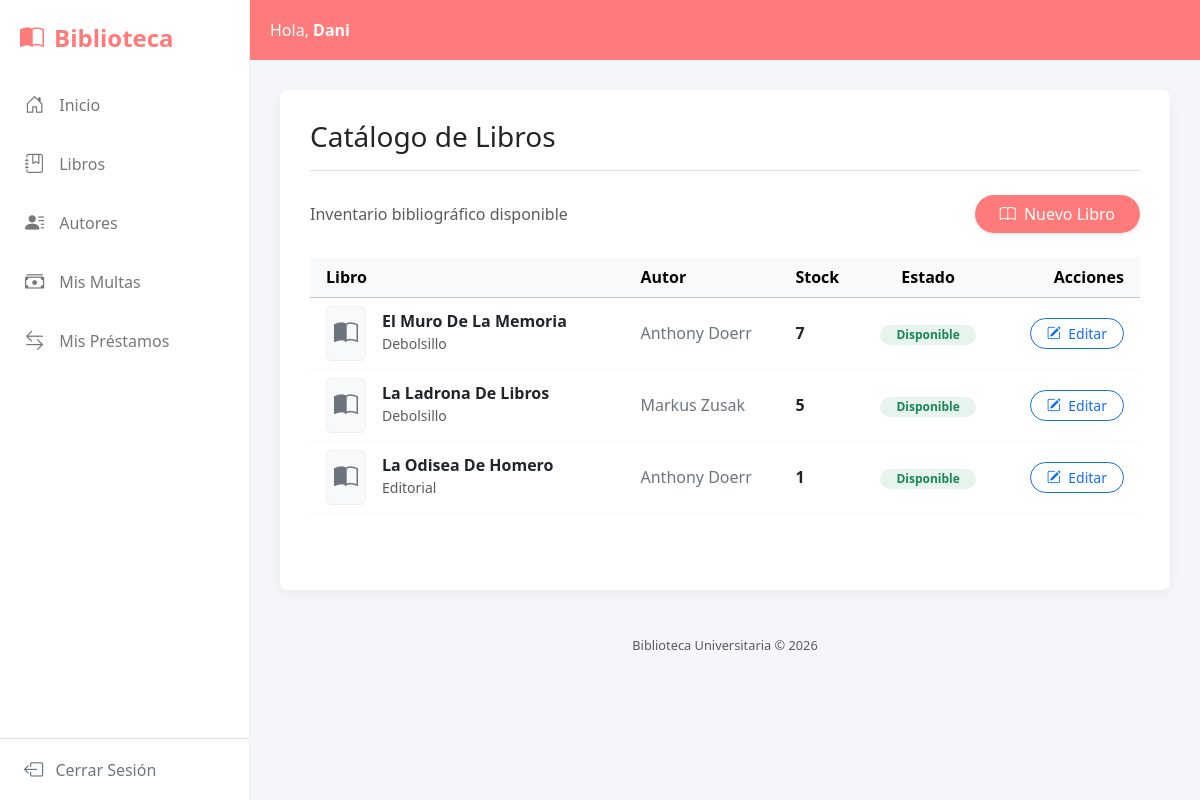
Page /libros/ (signed in) on the committed database.
### gestion/models.py (models this page shows, shortened)
class Libro(models.Model):
    titulo = models.CharField(max_length=20)
    anio = models.IntegerField(blank=True, null=True)
    isbn = models.CharField(max_length=20, blank=True, null=True)
    autor = models.ForeignKey(Autor, related_name="libro", on_delete=models.PROTECT)
    editorial = models.CharField(max_length=255, blank=True, null=True)
    disponible = models.BooleanField(default=True)
    stock = models.PositiveIntegerField(default=1)

class Autor(models.Model):
    nombre = models.CharField(max_length=50)
    apellido = models.CharField(max_length=50, blank=True, null=True)
    bibliografia = models.CharField(max_length=200, blank=True, null=True)

### gestion/views.py (the view)
# urls.py: path("libros/", views.lista_libros, name="lista_libros"),
def lista_libros(request):
    libros = Libro.objects.all()
    return render(request, 'libros_view.html', {'libros': libros})

### gestion/templates/libros_view.html (shortened to what this page needs)
{% extends "index.html" %}
{% block titulo_pagina %}Catálogo de Libros{% endblock %}
{% block contenido %}
<div class="d-flex justify-content-between align-items-center mb-4">
    <p class="text-muted mb-0">Inventario bibliográfico disponible</p>
    <div>
        {% if perms.gestion.add_libro %}
        <a href="{% url 'crear_libros' %}" class="btn text-white rounded-pill px-4 shadow-sm"
           style="background-color: var(--brand-color, #ff7b7b);">
            <i class="bi bi-book me-1"></i> Nuevo Libro
        </a>
        {% endif %}
    </div>
</div>
<div class="table-responsive">
    <table class="table table-hover align-middle border-light">
        <thead class="table-light text-secondary">
            <tr>
                <th scope="col" class="ps-3">Libro</th>
                <th scope="col">Autor</th>
                <th scope="col">Stock</th>
                <th scope="col" class="text-center">Estado</th>
                {% if perms.gestion.change_libro %}
                <th scope="col" class="text-end pe-3">Acciones</th>
                {% endif %}
            </tr>
        </thead>
        <tbody>
            {% for libro in libros %}
            <tr>
                <td class="ps-3">
                    <div class="d-flex align-items-center">
                        <div class="me-3 d-flex align-items-center justify-content-center bg-light rounded"
                             style="width: 40px; height: 55px; overflow: hidden; border: 1px solid #eee;">
                            {% if libro.image %}
                                <img src="{{ libro.image.url }}" alt="{{ libro.titulo }}" class="w-100 h-100" style="object-fit: cover;">
                            {% else %}
                                <i class="bi bi-book-half text-secondary fs-4"></i>
                            {% endif %}
                        </div>
                        <div>
                            <h6 class="mb-0 fw-bold text-dark text-capitalize">{{ libro.titulo }}</h6>
                            <small class="text-muted">{{ libro.editorial|default:"Sin editorial" }}</small>
                        </div>
                    </div>
                </td>
                <td>
                    <span class="text-secondary fw-medium">
                        {{ libro.autor.nombre }} {{ libro.autor.apellido }}
                    </span>
                </td>
                <td><span class="fw-bold {% if libro.stock > 0 %}text-dark{% else %}text-danger{% endif %}">{{ libro.stock }}</span></td>
                <td class="text-center">
                    {% if libro.stock > 0 %}
                        <span class="badge bg-success bg-opacity-10 text-success px-3 rounded-pill">Disponible</span>
                    {% else %}
                        <span class="badge bg-danger bg-opacity-10 text-danger px-3 rounded-pill">Agotado</span>
                    {% endif %}
                </td>
                {% if perms.gestion.change_libro %}
                <td class="text-end pe-3">
                    <a href="{% url 'editar_libros' libro.id %}"
                       class="btn btn-sm btn-outline-primary rounded-pill px-3">
                        <i class="bi bi-pencil-square me-1"></i> Editar
                    </a>
                </td>
                {% endif %}
            </tr>
            {% endfor %}
        </tbody>
    </table>
</div>
{% endblock %}

### gestion/templates/index.html (shortened to what this page needs)
<!DOCTYPE html>
<html lang="es">
<head>
  <link href="https://cdn.jsdelivr.net/npm/bootstrap@5.3.2/dist/css/bootstrap.min.css" rel="stylesheet">
  <link rel="stylesheet" href="https://cdn.jsdelivr.net/npm/bootstrap-icons@1.11.3/font/bootstrap-icons.min.css">
</head>
<body>
<div class="wrapper">
  <nav class="sidebar">
    <div class="sidebar-header">
      <i class="bi bi-book-half"></i> Biblioteca
    </div>
    <ul class="sidebar-menu">
      <li class="{% if request.resolver_match.url_name == 'index' %}active{% endif %}">
        <a href="{% url 'index' %}"><i class="bi bi-house-door"></i> Inicio</a>
      </li>
      <li>
        <a href="{% url 'lista_libros' %}"><i class="bi bi-journal-bookmark"></i> Libros</a>
      </li>
      <li>
        <a href="{% url 'lista_autores' %}"><i class="bi bi-person-lines-fill"></i> Autores</a>
      </li>
      {% if user.is_authenticated %}
      <li>
        <a href="{% url 'lista_multas' %}"><i class="bi bi-cash-stack"></i> Mis Multas</a>
      </li>
      <li>
        <a href="{% url 'lista_prestamos' %}"><i class="bi bi-arrow-left-right"></i> Mis Préstamos</a>
      </li>
      {% endif %}
    </ul>
    {% if user.is_authenticated %}
    <div class="mt-auto border-top">
        <form method="post" action="{% url 'logout' %}">
            <button type="submit" class="sidebar-menu w-100 text-start ps-4 py-3 border-0 bg-transparent text-secondary">
                <i class="bi bi-box-arrow-left me-2"></i> Cerrar Sesión
            </button>
        </form>
    </div>
    {% else %}
    <div class="mt-auto border-top">
        <a href="{% url 'login' %}" class="sidebar-menu py-3 text-secondary text-decoration-none ps-4 d-block">
            <i class="bi bi-box-arrow-in-right me-2"></i> Ingresar
        </a>
    </div>
    {% endif %}
  </nav>
  <div class="content">
    <div class="top-header">
        <span>Hola, <strong>{{ user.username|default:"Invitado" }}</strong></span>
    </div>
    <div class="main-container">
      <div class="card-custom">
        <h3 class="mb-4 text-dark border-bottom pb-3">
            {% block titulo_pagina %}Panel Principal{% endblock %}
        </h3>
        {% block contenido %}{% endblock %}
      </div>
    </div>
    <footer class="text-center py-3 text-muted" style="font-size: 0.8rem;">
        Biblioteca Universitaria © 2026
    </footer>
  </div>
</div>
</body>
</html>

### gestion/templates/index.html (style rules this page uses)
:root { --brand-color: #ff7b7b; --brand-dark: #e65b5b; --sidebar-width: 250px; }
body { background-color: #f4f6f9; font-family: 'Segoe UI', Tahoma, Geneva, Verdana, sans-serif; }
.wrapper { display: flex; width: 100%; min-height: 100vh; }
.sidebar { min-width: var(--sidebar-width); max-width: var(--sidebar-width); background: #fff; color: #666; border-right: 1px solid #eee; display: flex; flex-direction: column; }
.sidebar-header { padding: 20px; font-weight: bold; font-size: 1.5rem; color: var(--brand-color); display: flex; align-items: center; gap: 10px; }
.sidebar-menu { list-style: none; padding: 0; margin: 0; flex-grow: 1; }
.sidebar-menu li a, .sidebar-menu li button { display: flex; align-items: center; padding: 15px 25px; color: #777; text-decoration: none; font-weight: 500; transition: all 0.3s; width: 100%; background: none; border: none; text-align: left; font-size: 1rem; }
.sidebar-menu i { margin-right: 15px; font-size: 1.2rem; }
.content { width: 100%; display: flex; flex-direction: column; }
.top-header { background-color: var(--brand-color); height: 60px; display: flex; align-items: center; padding: 0 20px; color: white; justify-content: space-between; }
.main-container { padding: 30px; }
.card-custom { background: white; border: none; border-radius: 8px; box-shadow: 0 4px 15px rgba(0,0,0,0.05); padding: 30px; min-height: 500px; }

### rows in the picture
Libro: titulo "El Muro De La Memoria", editorial "Debolsillo", autor.nombre "Anthony", autor.apellido "Doerr", stock "7", shows "Disponible"
Libro: titulo "La Ladrona De Libros", editorial "Debolsillo", autor.nombre "Markus", autor.apellido "Zusak", stock "5", shows "Disponible"
Libro: titulo "La Odisea De Homero", editorial "Editorial", autor.nombre "Anthony", autor.apellido "Doerr", stock "1", shows "Disponible"

### other values in the picture
{{ user.username|default:"Invitado" }} "Dani"
